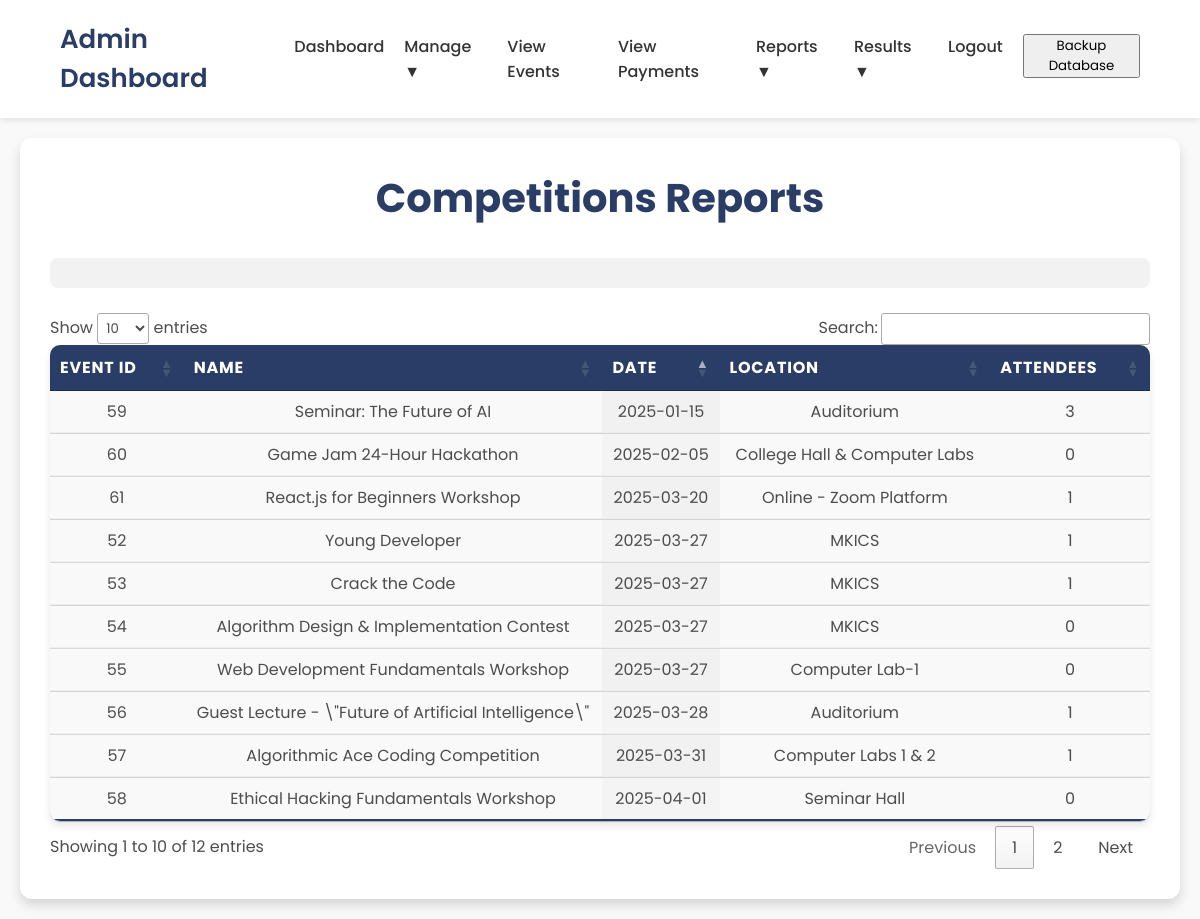
The app's page /event_reports.php (signed in), older data.
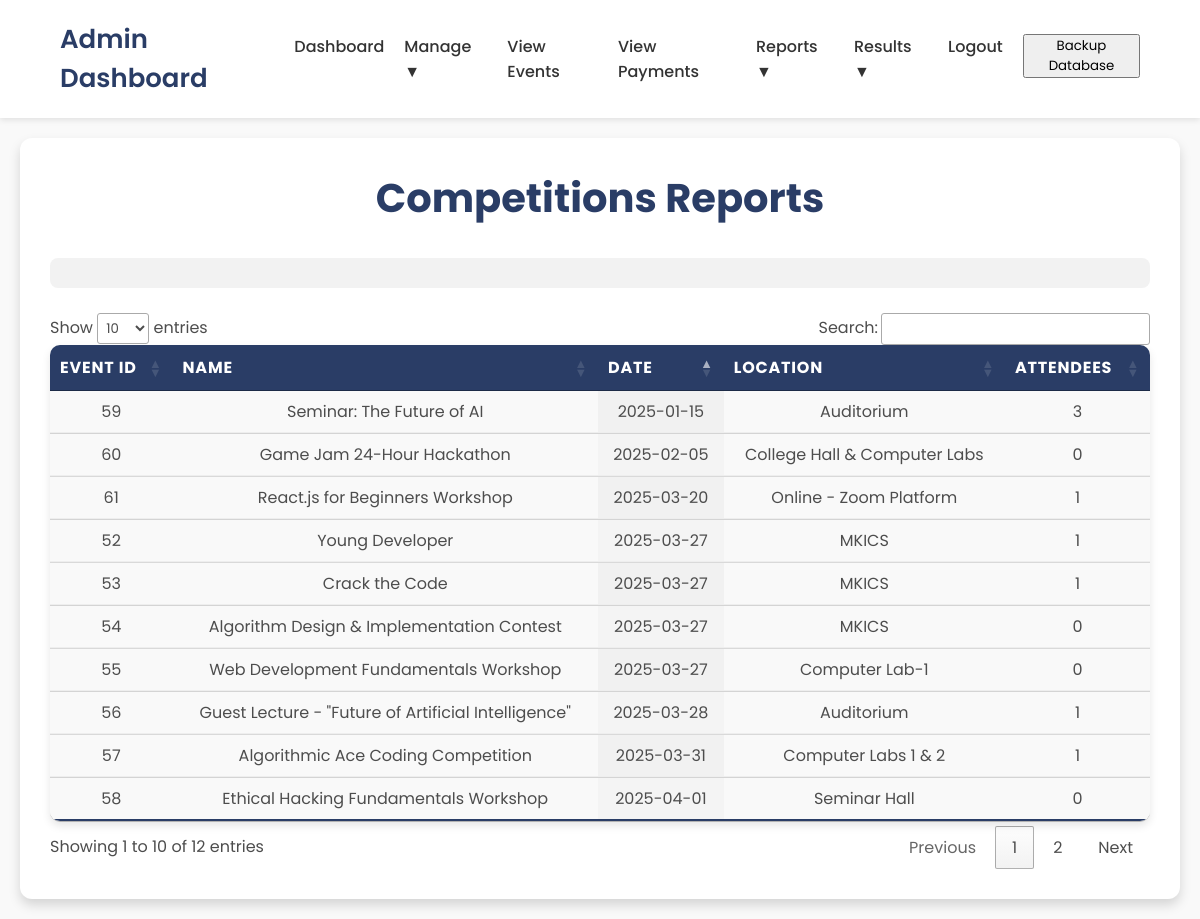
The same page, newer data.
### tables this page shows
CREATE TABLE `event_master` (
  `event_id` int NOT NULL AUTO_INCREMENT,
  `event_name` text,
  `event_description` text,
  `event_date` text,
  `event_location` text,
  `event_time` text,
  `f_prize` text NOT NULL,
  `s_prize` text NOT NULL,
  `event_price` decimal(10,2) NOT NULL DEFAULT '0.00',
  `max_par` int DEFAULT '0',
  `is_active` tinyint(1) DEFAULT '1',
  PRIMARY KEY (`event_id`)
);

### event_reports.php (the view, shortened to what this page needs)
<?php
include "config.php";
$dateFilter = isset($_GET['date_filter']) ? $_GET['date_filter'] : 'overall';
$startDate = isset($_GET['start_date']) ? $_GET['start_date'] : null;
$endDate = isset($_GET['end_date']) ? $_GET['endDate'] : null;
function buildDateWhereClause($dateFilter, $startDate, $endDate, $dateColumn) {
    $whereClause = "";
    return $whereClause;
}
$dateWhereClause = buildDateWhereClause($dateFilter, $startDate, $endDate, "em.event_date");
$sql = "SELECT
            em.event_id,
            em.event_name,
            em.event_date,
            em.event_location,
            COUNT(uer.user_id) AS attendee_count
        FROM
            event_master em
        LEFT JOIN
            user_event_registration uer ON em.event_id = uer.event_id
        " . $dateWhereClause . " /* Apply date filter here */
        GROUP BY
            em.event_id
        ORDER BY
            em.event_date ASC";
$result = mysqli_query($conn, $sql);
?>
<!DOCTYPE html>
<html lang="en">
<head>
    <link rel="stylesheet" href="https://cdn.datatables.net/1.11.5/css/jquery.dataTables.min.css">
</head>
<body>
    <?php include "admin_navbar.php"; ?>
<main>
    <div class="content">
        <h2>Competitions Reports</h2>
        <form class="filter-form" action="" method="GET">
                  </form>
        <div class="event-list">
        <table id="eventTable" class="event-table display">
            <thead>
                <tr>
                    <th>Event ID</th>
                    <th>Name</th>
                    <th>Date</th>
                    <th>Location</th>
                    <th>Attendees</th>
                </tr>
            </thead>
            <tbody>
                <?php
                if (mysqli_num_rows($result) > 0) {
                    while ($row = mysqli_fetch_assoc($result)) {
                        echo "<tr>";
                        echo "<td>" . htmlspecialchars($row['event_id']) . "</td>";
                        echo "<td>" . htmlspecialchars($row['event_name']) . "</td>";
                        echo "<td>" . htmlspecialchars($row['event_date']) . "</td>";
                        echo "<td>" . htmlspecialchars($row['event_location']) . "</td>";
                        echo "<td>" . htmlspecialchars($row['attendee_count']) . "</td>";
                        echo "</tr>";
                    }
                } else {
                    echo "<tr><td colspan='5' style='text-align:center;'>No events found.</td></tr>";
                }
                ?>
            </tbody>
        </table>
        </div>
    </div>
</main>
</body>
</html>

### admin_navbar.php (shortened to what this page needs)
<!DOCTYPE html>
<html lang="en">
<head>
</head>
<body>
    <header>
        <div class="container">
            <a href="admin_dashboard.php" class="logo">Admin Dashboard</a>
            <nav class="navbar">
                <ul class="navbar-list">
                    <li><a href="admin_dashboard.php" class="navbar-link">Dashboard</a></li>
                    <li class="dropdown">
                        <a href="#" class="navbar-link">Manage ▼</a>
                    </li>
                    <li><a href="view_events.php" class="navbar-link">View Events</a></li>
                    <li><a href="view_payments.php" class="navbar-link">View Payments</a></li>
                    <li class="dropdown">
                        <a href="#" class="navbar-link">Reports ▼</a>
                    </li>
                    <li class="dropdown">
                        <a href="#" class="navbar-link">Results ▼</a>
                    </li>
                    <li><a href="logout.php" class="navbar-link">Logout</a></li>
                    <form method="post" action="backup.php">
        <button type="submit" class = "btn btn-primary"name="backup">Backup Database</button>
    </form>
                </ul>
            </nav>
        </div>
    </header>
</body>
</html>

### event_reports.php (style rules this page uses)
* { margin: 0; padding: 0; box-sizing: border-box; font-family: 'Poppins', sans-serif; }
body { background-color: #f9f9f9; color: #4d4d4d; min-height: 100vh; display: flex; flex-direction: column; }
header { background: #fff; padding: 20px 0; position: sticky; top: 0; width: 100%; box-shadow: 0 2px 6px rgba(0, 0, 0, 0.1); z-index: 100; }
.container { width: 90%; max-width: 1200px; margin: 0 auto; display: flex; justify-content: space-between; align-items: center; }
.logo { font-size: 26px; font-weight: 600; color: #2a3d66; text-decoration: none; }
.navbar-list { display: flex; list-style: none; gap: 20px; }
.navbar-link { text-decoration: none; color: #333; font-weight: 500; transition: color 0.3s ease; }
.dropdown { position: relative; display: inline-block; }
main { flex: 1; padding: 20px; }
.content { max-width: 1200px; margin: 0 auto; background: #fff; padding: 30px; border-radius: 12px; box-shadow: 0 6px 12px rgba(0, 0, 0, 0.15); }
.content h2 { text-align: center; margin-bottom: 30px; color: #2a3d66; font-size: 2.5rem; }
.filter-form { display: flex; align-items: center; justify-content: center; gap: 15px; padding: 15px; background-color: #f2f2f2; border-radius: 8px; margin-bottom: 25px; }
.event-table { width: 100%; border-collapse: collapse; margin-top: 25px; box-shadow: 0 4px 8px rgba(0, 0, 0, 0.1); border-radius: 10px; overflow: hidden; }
.event-table th, .event-table td { padding: 15px 20px; text-align: center; border-bottom: 1px solid #eee; }
.event-table th { background-color: #2a3d66; color: #fff; font-weight: 600; text-transform: uppercase; letter-spacing: 0.05em; }
.event-table td { background-color: #fff; }
.event-table tr:nth-child(even) td { background-color: #f9f9f9; }
.event-table tr:last-child td { border-bottom: 2px solid #2a3d66; }

### admin_navbar.php (style rules this page uses)
* { margin: 0; padding: 0; box-sizing: border-box; font-family: 'Poppins', sans-serif; }
header { background: #fff; padding: 20px 0; position: sticky; top: 0; width: 100%; box-shadow: 0 2px 6px rgba(0, 0, 0, 0.1); z-index: 100; }
.container { width: 90%; max-width: 1200px; margin: 0 auto; display: flex; justify-content: space-between; align-items: center; }
.logo { font-size: 26px; font-weight: 600; color: #2a3d66; text-transform:; text-decoration: none; }
.navbar-list { display: flex; list-style: none; gap: 20px; }
.navbar-link { text-decoration: none; color: #333; font-weight: 500; transition: color 0.3s ease; }
.dropdown { position: relative; }

Row changes from the older to the newer data that the page shows:
changed event_master id 56: event_name "Guest Lecture - \\\"Future of Artificial Intelligence\\\"" → "Guest Lecture - \"Future of Artificial Intelligence\""
